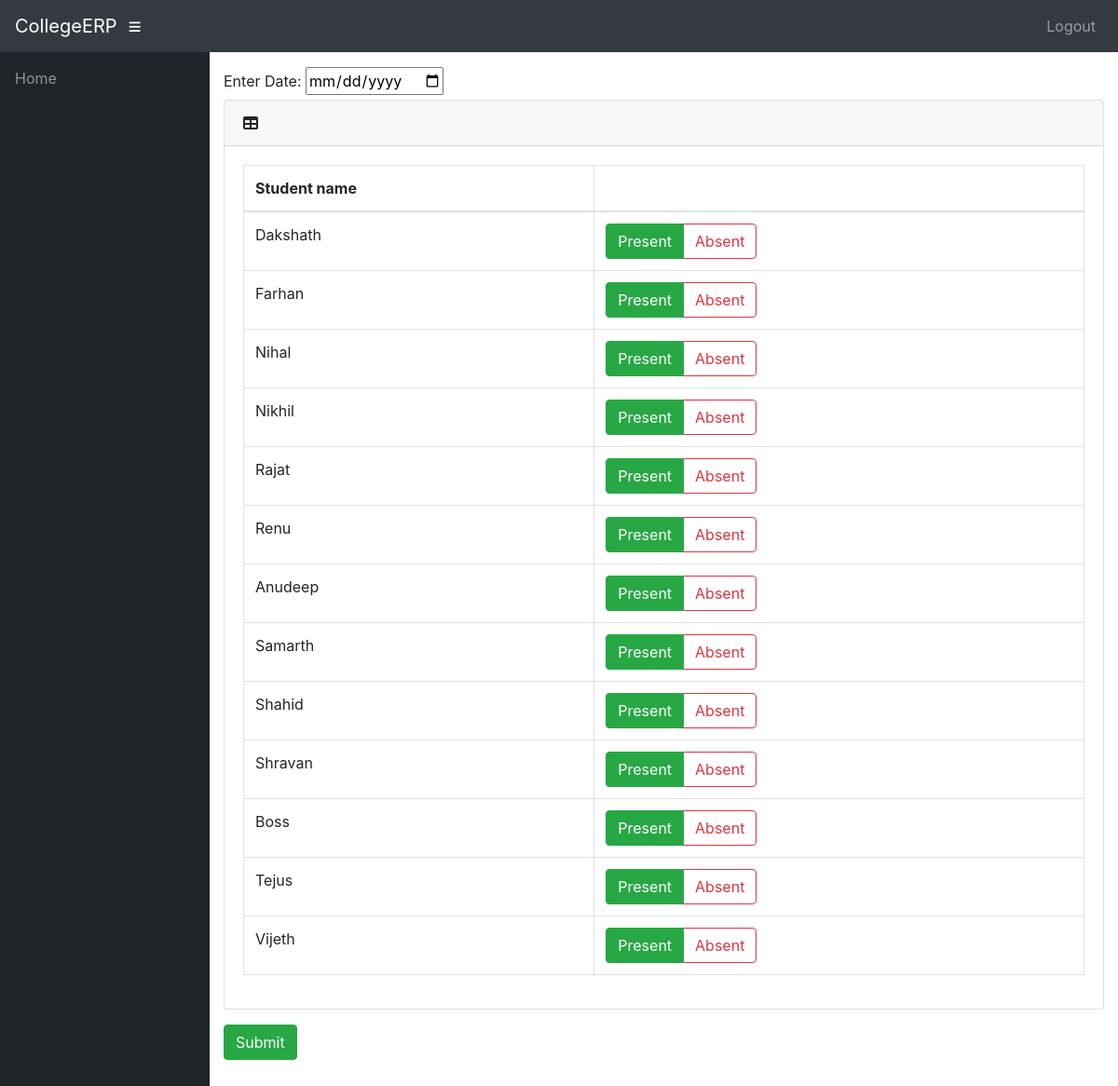
Before: /info/teacher/6/Extra_class/ (signed in) with the older database file.
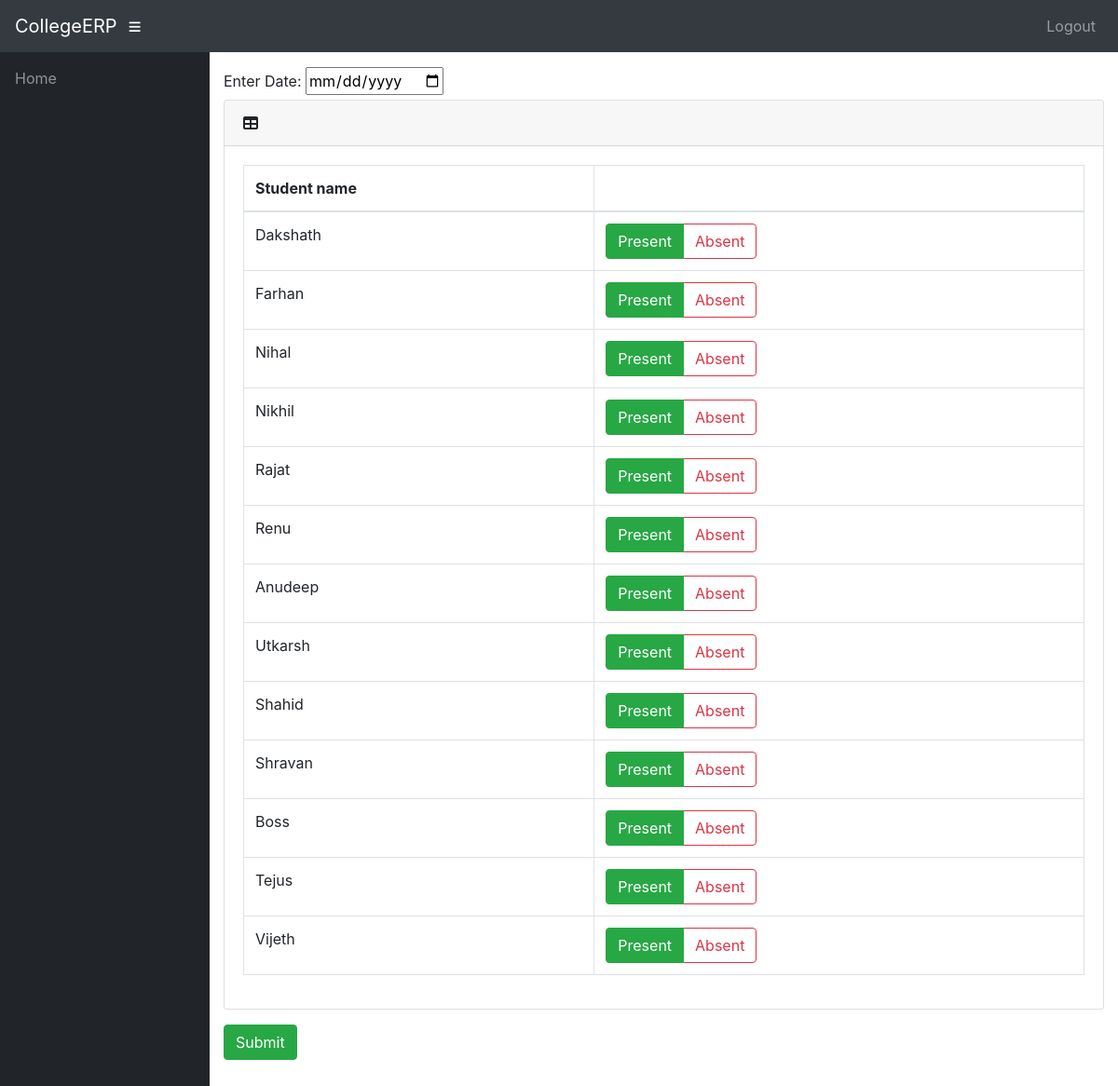
After: the same page with the newer database file.
### info/models.py (models this page shows, shortened)
class Student(models.Model):
    user = models.OneToOneField(User, on_delete=models.CASCADE, null=True)
    class_id = models.ForeignKey(Class, on_delete=models.CASCADE, default=1)
    USN = models.CharField(primary_key='True', max_length=100)
    name = models.CharField(max_length=200)
    sex = models.CharField(max_length=50, choices=sex_choice, default='Male')
    DOB = models.DateField(default='1998-01-01')

### info/views.py (the view)
# urls.py: path('teacher/<int:assign_id>/Extra_class/', views.t_extra_class, name='t_extra_class'),
@login_required()
def t_extra_class(request, assign_id):
    ass = get_object_or_404(Assign, id=assign_id)
    c = ass.class_id
    context = {
        'ass': ass,
        'c': c,
    }
    return render(request, 'info/t_extra_class.html', context)

### info/models.py (called while the page is built)
    @property
    def is_student(self):
        if hasattr(self, 'student'):
            return True
        return False

    @property
    def is_teacher(self):
        if hasattr(self, 'teacher'):
            return True
        return False

### info/templates/info/t_extra_class.html (shortened to what this page needs)
{% extends 'info/base.html' %}
{% block content %}
{% if c.student_set.all %}
<form action="{% url 'e_confirm' ass.id %}" method="post">
    <label for="date">Enter Date: </label>
    <input type="date" name="date">
    <div class="card mb-3">
        <div class="card-header">
          <i class="fas fa-table"></i>
         <b>{{ dept1.name }}</b></div>
        <div class="card-body">
          <div class="table-responsive">
            <table class="table table-bordered" id="dataTable" width="100%" cellspacing="0">
              <thead>
                <tr>
                    <th>Student name</th>
                    <th></th>
                </tr>
              </thead>
                <tbody>
                {% for s in c.student_set.all %}
                    <tr>
                    <td>{{s.name}}</td>
                    <td>
                        <div class="btn-group btn-group-toggle" data-toggle="buttons">
                                <label class="btn btn-outline-success active">
                                    <input type="radio" name="{{ s.USN }}" id="option1" autocomplete="off" value="present" checked> Present
                                </label>
                                <label class="btn btn-outline-danger">
                                    <input type="radio" name="{{ s.USN }}" id="option2" autocomplete="off" value="absent"> Absent
                                </label>
                        </div>
                    </td>
                    </tr>
                {% endfor %}
                </tbody>
            </table>
          </div>
        </div>
      </div>
    <input class="btn btn-success" type="submit" value="Submit">
</form>
{% else %}
    <p>No students in Class</p>
{% endif %}
{% endblock %}

### info/templates/info/base.html (shortened to what this page needs)
<!DOCTYPE html>
<html lang="en">
  <head>
      {% load static %}
    <link href="{% static '/info/bootstrap/vendor/bootstrap/css/bootstrap.min.css' %}" rel="stylesheet">
    <link href="{% static '/info/bootstrap/vendor/fontawesome-free/css/all.min.css' %}" rel="stylesheet" type="text/css">
    <link href="{% static '/info/bootstrap/vendor/datatables/dataTables.bootstrap4.css' %}" rel="stylesheet">
    <link href="{% static '/info/bootstrap/css/sb-admin.css' %}" rel="stylesheet">
  </head>
  <body id="page-top">
    <nav class="navbar navbar-expand navbar-dark bg-dark static-top">
      <a class="navbar-brand mr-1" href="{% url 'index' %}">CollegeERP</a>
      <button class="btn btn-link btn-sm text-white order-1 order-sm-0" id="sidebarToggle" href="#">
        <i class="fas fa-bars"></i>
      </button>
        <div class="collapse navbar-collapse" id="navbarResponsive">
          <ul class="navbar-nav ml-auto">
            <li class="nav-item">
                <a class="nav-link" href="#" data-toggle="modal" data-target="#logoutModal">Logout</a>
            </li>
          </ul>
        </div>
    </nav>
    <div id="wrapper">
      <ul class="sidebar navbar-nav">
            <li class="nav-item">
              <a class="nav-link" href="{% url 'index' %}">
                <span>Home</span>
              </a>
            </li>
      </ul>
      <div id="content-wrapper">
        <div class="container-fluid">
            {% block content %}
            {% endblock %}
        </div>
      </div>
    </div>
  </body>
</html>

Changed rows visible on the page:
changed Student: name "Samarth" → "Utkarsh"
